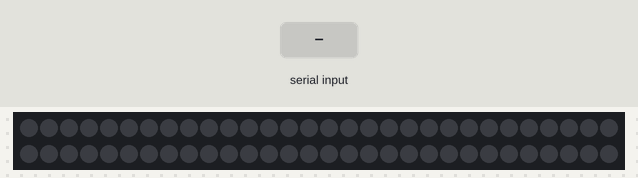
This sketch was run on a simulated Arduino Uno, built with avr-gcc and run on an emulated ATmega328P. Parts: 60 RGB LEDs in strip order, left to right, continuing on the next row. The inputs (shaded band) are chosen by the test bench. Dim RGB values are drawn brighter than linear; what the sketch prints to the serial monitor is not drawn.

Above: at 1.3 s.
1.4 s: "v1\n" received over Serial
At 1.85 s:
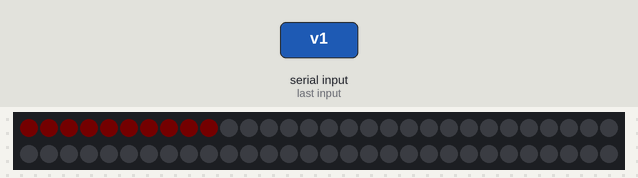
3.0 s: "0" received over Serial
At 3.01 s:
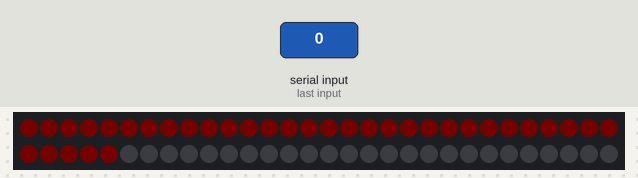
4.5 s: "1" received over Serial
At 7.11 s:
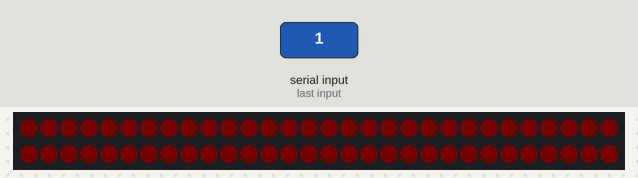
7.5 s: "2" received over Serial
At 8.2 s:
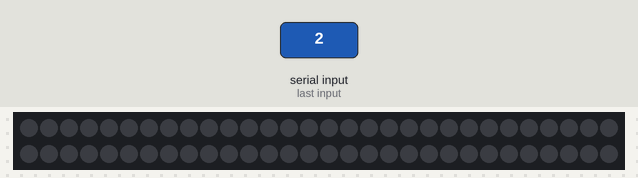

The sketch:

wake_up_light.ino
```cpp
// How to set the board up:
//
// bluetooth:
// * gnd pin to -
// * VC pin to +
// * TX pin to RX on Arduino
// * RX pin to TX on Arudino
//
// led strip
// When using only a few pixels, the led strip can be powered by the arduino itself. Otherwise, use a separate power supply.
// * GND pin to -
// * VC pin to +
// * Din pin to an 300 - 500 ohm resistor
// * The resistor to Arduino pin 6

// BEFORE UPLOADING, UNPLUG THE CABLES FROM THE RX AND TX PORT ON THE ARDUINO. RECONNECT AFTER UPLOAD.
// TIPS FOR ADAFRUIT NEOPIXEL
// - Add 1000 uF CAPACITOR between NeoPixel strip's + and - connections.
// - MINIMIZE WIRING LENGTH between microcontroller board and first pixel.
// - NeoPixel strip's DATA-IN should pass through a 300-500 OHM RESISTOR.
// - AVOID connecting NeoPixels on a LIVE CIRCUIT. If you must, ALWAYS
//   connect GROUND (-) first, then +, then data.

#include <Adafruit_NeoPixel.h>

// Which pin on the Arduino is connected to the NeoPixels?
#define LED_PIN 6

// How many NeoPixels are attached to the Arduino?
#define LED_COUNT 60

// How fast should the colors change? The higher the number, the slower. Should be larger than LED_COUNT
#define COLOR_CHANGE_DELAY 2500

// After how much time should the light turn off automatically
#define TURN_OFF_DELAY 1000000

// Declare our NeoPixel strip object:
Adafruit_NeoPixel strip(LED_COUNT, LED_PIN, NEO_GRB + NEO_KHZ800);
// Argument 1 = Number of pixels in NeoPixel strip
// Argument 2 = Arduino pin number (most are valid)
// Argument 3 = Pixel type flags, add together as needed:
//   NEO_KHZ800  800 KHz bitstream (most NeoPixel products w/WS2812 LEDs)
//   NEO_KHZ400  400 KHz (classic 'v1' (not v2) FLORA pixels, WS2811 drivers)
//   NEO_GRB     Pixels are wired for GRB bitstream (most NeoPixel products)
//   NEO_RGB     Pixels are wired for RGB bitstream (v1 FLORA pixels, not v2)
//   NEO_RGBW    Pixels are wired for RGBW bitstream (NeoPixel RGBW products)

// value to keep track of how much time has passed
long colorTimer = 0;
long turnOffTimer = 0;

// declare current value of color
int r = 0;
int b = 0;
int g = 0;
int pixel = 0;
bool on = false;

int connections = 0;


// setup() function -- runs once at startup --------------------------------
void setup() {
  Serial.begin(9600);
  Serial.println("Starting up");

  strip.begin();           // INITIALIZE NeoPixel strip object (REQUIRED)
  turnOff();
  strip.setBrightness(255); // (max = 255)

  Serial.println("Started up!");
}

// loop() function -- runs repeatedly as long as board is on ---------------
void loop() {
  if (Serial.available() > 0) {
    char incomingValue = Serial.read();  // read bluetooth

    if (incomingValue == '1') {
      turnOn();
    } else if (incomingValue == '0') {
      turnOff();
    } else if (incomingValue == '2') {
      if (on) {
        turnOff();
      } else {
        turnOn();
      }
    }
  }

  if (on) {
    // start colorTimer if it hasn't started yet
    if (colorTimer == 0) {
      colorTimer = millis();
    }

    // check if color should change right now, or if we should wait a bit
    if (millis() - colorTimer > COLOR_CHANGE_DELAY / strip.numPixels()) {
      changeToNextColor();
      colorTimer = millis(); // reset colorTimer
    }

    // turn off automatically
    if (turnOffTimer == 0) {
      turnOffTimer = millis();
    }
    if (millis() - turnOffTimer > TURN_OFF_DELAY) {
      turnOff();
    }
  }
}

void turnOff() {
  r = 0;
  g = 0;
  b = 0;
  pixel = 0;
  turnOffTimer = 0;
  on = false;

  for (int pixel = 0; pixel < strip.numPixels(); pixel++) {
    setColor(0, 0, 0, pixel);
  }
}

void turnOn() {
  on = true;
}

void changeToNextColor() {
  // set first color, if light was out
  if (r == 0) {
    r = 1;
  }

  // update pixel with previously calculated color
  setColor(r, g, b, pixel);

  // calculate next pixel
  if (pixel + 1 < strip.numPixels()) {
    pixel += 1;
  } else {
    pixel = 0;
  }

  // calculate next color when all pixels have the same color
  if (pixel != strip.numPixels() - 1 || r >= 254 || b >= 254 || g >= 150) {
    return;
  }

  if (r < 253) {
    r++;
  }

  if (r % 4 == 0) {
    g++;
  }

  if (r > 200) {
    g++;
    if (g % 2 == 0) {
      b++;
    }
  }
}

void setColor(int r, int g, int b, int pixel) {
  strip.setPixelColor(pixel, strip.Color(r, g, b));
  strip.show(); // Update strip with new contents
}
```

Measured:
- after the input at 1.4 s, the LEDs: first change after 0.05 s (image 1 shows a later state)
- after the input at 4.5 s, the LEDs: first change at once (image 3 shows a later state)
- after the input at 7.5 s, the LEDs: change after 0.15 s (image 4)
